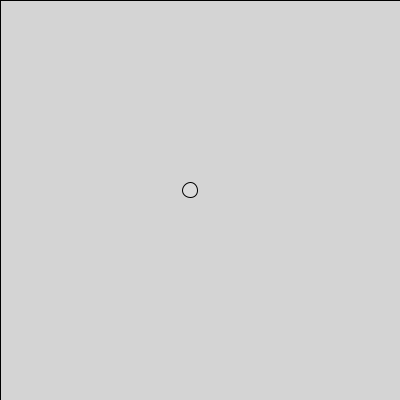
Frame 1 (no input)
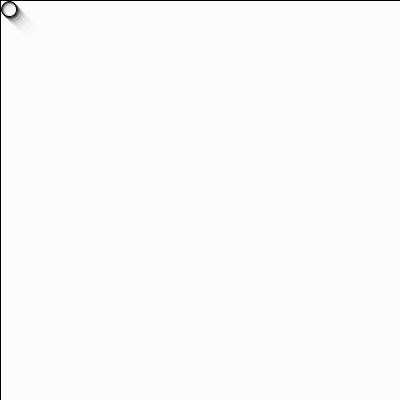
Frame 60 (the mouse pressed at the canvas centre just before this capture)
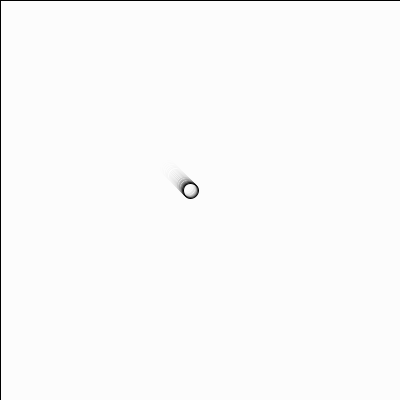
Frame 120 (the mouse held since frame 60 and released just before this capture)

The Processing sketch that drew these frames (run headless with seeded random() and noise(); from frame 60 on, the mouse is pressed at the canvas centre):

// Processing sketch: code1113
// ── code1113.pde
// Ravenous Ellipse II
float x, y;
float easing = .05;

void setup(){
  size(400, 400);
  x = width/2;
  y = height/2;
  smooth();
}

void draw(){
  // repaint background
  fill(255, 40);
  rect(0, 0, width, height);

  /* find distance for x and y 
   between prey and predator */
  float deltaX = (pmouseX-x);
  float deltaY = (pmouseY-y);
  
  // cause the predator to decelerate
  deltaX *= easing;
  deltaY *= easing;
  
  x += deltaX;
  y += deltaY;
  ellipse(x, y, 15, 15);
}
